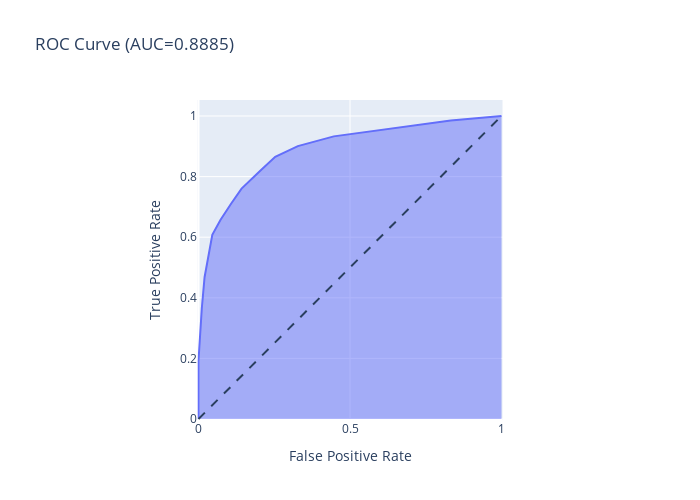

The cell this chart's notebook holds for it:
### Code cell
roc(model, original_X, original_y).show()

### Figure 1 — Plotly figure (JSON) as saved in the notebook; plotly's stock layout.template omitted (floating-point values rounded to 4 significant figures)
{"data": [{"hovertemplate": "False Positive Rate=%{x}<br>True Positive Rate=%{y}<extra></extra>", "legendgroup": "", "line": {"color": "#636efa"}, "mode": "lines", "name": "", "orientation": "v", "showlegend": false, "stackgroup": "1", "type": "scatter", "x": [0, 0, 0.01093, 0.02004, 0.04554, 0.07286, 0.1075, 0.1421, 0.2004, 0.2532, 0.3279, 0.4463, 0.8324, 1], "xaxis": "x", "y": [0, 0.193, 0.3655, 0.4678, 0.6082, 0.6579, 0.7105, 0.7602, 0.8158, 0.8655, 0.9006, 0.9327, 0.9854, 1], "yaxis": "y"}], "layout": {"height": 500, "legend": {"tracegroupgap": 0}, "shapes": [{"line": {"dash": "dash"}, "type": "line", "x0": 0, "x1": 1, "y0": 0, "y1": 1}], "title": {"text": "ROC Curve (AUC=0.8885)"}, "width": 700, "xaxis": {"anchor": "y", "constrain": "domain", "domain": [0, 1], "title": {"text": "False Positive Rate"}}, "yaxis": {"anchor": "x", "domain": [0, 1], "scaleanchor": "x", "scaleratio": 1, "title": {"text": "True Positive Rate"}}}}
